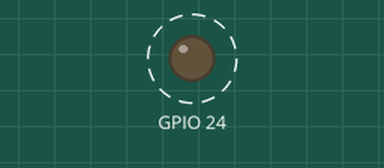
Recording of a program running on a simulated Raspberry Pi (BCM pin numbers). Shown: output pins drawn as LEDs (lit = HIGH). Dashed ring = blinking.

Above: at 0.5 s.
Timing chart, 0 to 4.6 s (numbered marks = the images above):
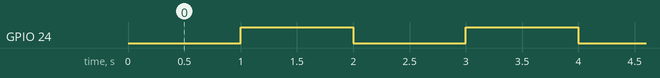

The program:

relay.py
```python
###########################################################
#Relay interface with Raspberry pi-3
#Compony Name- Logsun Systems
#Developer- Yogesh Gunjal
###########################################################
import RPi.GPIO as GPIO #GPIO LIBRARY
import time		   #delay time

GPIO.setmode(GPIO.BCM) #set GPIO as board pins
GPIO.setwarnings(False)

GPIO.setup(24, GPIO.OUT) #relay pin as output pin

index = 1

while(index == 1):
	GPIO.output(24, GPIO.LOW) #relay on
	time.sleep(1)		      #delay 1sec
	GPIO.output(24, GPIO.HIGH)  #relay off
	time.sleep(1)		      #delay 1 sec

GPIO.cleanup()
```

Measured:
- by itself, GPIO 24: alternates HIGH for 1.0 s and LOW for 1.0 s
